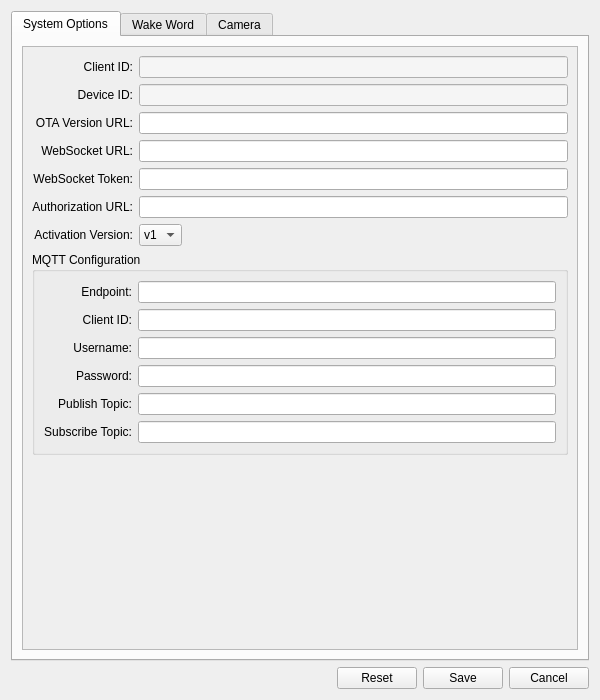
<?xml version="1.0" encoding="UTF-8"?>
<ui version="4.0">
 <class>SettingsWindow</class>
 <widget class="QDialog" name="SettingsWindow">
  <property name="geometry">
   <rect>
    <x>0</x>
    <y>0</y>
    <width>600</width>
    <height>700</height>
   </rect>
  </property>
  <property name="windowTitle">
   <string>Settings</string>
  </property>
  <property name="modal">
   <bool>true</bool>
  </property>
  <layout class="QVBoxLayout" name="verticalLayout">
   <item>
    <widget class="QTabWidget" name="tabWidget">
     <property name="currentIndex">
      <number>0</number>
     </property>
     <widget class="QWidget" name="system_tab">
      <attribute name="title">
       <string>System Options</string>
      </attribute>
      <layout class="QVBoxLayout" name="system_layout">
       <item>
        <widget class="QScrollArea" name="system_scroll">
         <property name="widgetResizable">
          <bool>true</bool>
         </property>
         <widget class="QWidget" name="system_content">
          <property name="geometry">
           <rect>
            <x>0</x>
            <y>0</y>
            <width>574</width>
            <height>474</height>
           </rect>
          </property>
          <layout class="QFormLayout" name="system_form">
           <property name="labelAlignment">
            <set>Qt::AlignRight|Qt::AlignVCenter</set>
           </property>
           <property name="fieldGrowthPolicy">
            <enum>QFormLayout::ExpandingFieldsGrow</enum>
           </property>
           <item row="0" column="0">
            <widget class="QLabel" name="client_id_label">
             <property name="text">
              <string>Client ID:</string>
             </property>
             <property name="alignment">
              <set>Qt::AlignRight|Qt::AlignVCenter</set>
             </property>
            </widget>
           </item>
           <item row="0" column="1">
            <widget class="QLineEdit" name="client_id_edit">
             <property name="readOnly">
              <bool>true</bool>
             </property>
             <property name="styleSheet">
              <string>background-color: #f5f5f5;</string>
             </property>
            </widget>
           </item>
           <item row="1" column="0">
            <widget class="QLabel" name="device_id_label">
             <property name="text">
              <string>Device ID:</string>
             </property>
             <property name="alignment">
              <set>Qt::AlignRight|Qt::AlignVCenter</set>
             </property>
            </widget>
           </item>
           <item row="1" column="1">
            <widget class="QLineEdit" name="device_id_edit">
             <property name="readOnly">
              <bool>true</bool>
             </property>
             <property name="styleSheet">
              <string>background-color: #f5f5f5;</string>
             </property>
            </widget>
           </item>
           <item row="2" column="0">
            <widget class="QLabel" name="ota_url_label">
             <property name="text">
              <string>OTA Version URL:</string>
             </property>
             <property name="alignment">
              <set>Qt::AlignRight|Qt::AlignVCenter</set>
             </property>
            </widget>
           </item>
           <item row="2" column="1">
            <widget class="QLineEdit" name="ota_url_edit"/>
           </item>
           <item row="3" column="0">
            <widget class="QLabel" name="websocket_url_label">
             <property name="text">
              <string>WebSocket URL:</string>
             </property>
             <property name="alignment">
              <set>Qt::AlignRight|Qt::AlignVCenter</set>
             </property>
            </widget>
           </item>
           <item row="3" column="1">
            <widget class="QLineEdit" name="websocket_url_edit"/>
           </item>
           <item row="4" column="0">
            <widget class="QLabel" name="websocket_token_label">
             <property name="text">
              <string>WebSocket Token:</string>
             </property>
             <property name="alignment">
              <set>Qt::AlignRight|Qt::AlignVCenter</set>
             </property>
            </widget>
           </item>
           <item row="4" column="1">
            <widget class="QLineEdit" name="websocket_token_edit"/>
           </item>
           <item row="5" column="0">
            <widget class="QLabel" name="authorization_url_label">
             <property name="text">
              <string>Authorization URL:</string>
             </property>
             <property name="alignment">
              <set>Qt::AlignRight|Qt::AlignVCenter</set>
             </property>
            </widget>
           </item>
           <item row="5" column="1">
            <widget class="QLineEdit" name="authorization_url_edit"/>
           </item>
           <item row="6" column="0">
            <widget class="QLabel" name="activation_version_label">
             <property name="text">
              <string>Activation Version:</string>
             </property>
             <property name="alignment">
              <set>Qt::AlignRight|Qt::AlignVCenter</set>
             </property>
            </widget>
           </item>
           <item row="6" column="1">
            <widget class="QComboBox" name="activation_version_combo">
             <item>
              <property name="text">
               <string>v1</string>
              </property>
             </item>
             <item>
              <property name="text">
               <string>v2</string>
              </property>
             </item>
            </widget>
           </item>
           <item row="7" column="0" colspan="2">
            <widget class="QGroupBox" name="mqtt_group">
             <property name="title">
              <string>MQTT Configuration</string>
             </property>
             <layout class="QFormLayout" name="mqtt_form">
              <property name="labelAlignment">
               <set>Qt::AlignRight|Qt::AlignVCenter</set>
              </property>
              <property name="fieldGrowthPolicy">
               <enum>QFormLayout::ExpandingFieldsGrow</enum>
              </property>
              <item row="0" column="0">
               <widget class="QLabel" name="mqtt_endpoint_label">
                <property name="text">
                 <string>Endpoint:</string>
                </property>
                <property name="alignment">
                 <set>Qt::AlignRight|Qt::AlignVCenter</set>
                </property>
               </widget>
              </item>
              <item row="0" column="1">
               <widget class="QLineEdit" name="mqtt_endpoint_edit"/>
              </item>
              <item row="1" column="0">
               <widget class="QLabel" name="mqtt_client_id_label">
                <property name="text">
                 <string>Client ID:</string>
                </property>
                <property name="alignment">
                 <set>Qt::AlignRight|Qt::AlignVCenter</set>
                </property>
               </widget>
              </item>
              <item row="1" column="1">
               <widget class="QLineEdit" name="mqtt_client_id_edit"/>
              </item>
              <item row="2" column="0">
               <widget class="QLabel" name="mqtt_username_label">
                <property name="text">
                 <string>Username:</string>
                </property>
                <property name="alignment">
                 <set>Qt::AlignRight|Qt::AlignVCenter</set>
                </property>
               </widget>
              </item>
              <item row="2" column="1">
               <widget class="QLineEdit" name="mqtt_username_edit"/>
              </item>
              <item row="3" column="0">
               <widget class="QLabel" name="mqtt_password_label">
                <property name="text">
                 <string>Password:</string>
                </property>
                <property name="alignment">
                 <set>Qt::AlignRight|Qt::AlignVCenter</set>
                </property>
               </widget>
              </item>
              <item row="3" column="1">
               <widget class="QLineEdit" name="mqtt_password_edit">
                <property name="echoMode">
                 <enum>QLineEdit::Password</enum>
                </property>
               </widget>
              </item>
              <item row="4" column="0">
               <widget class="QLabel" name="mqtt_publish_topic_label">
                <property name="text">
                 <string>Publish Topic:</string>
                </property>
                <property name="alignment">
                 <set>Qt::AlignRight|Qt::AlignVCenter</set>
                </property>
               </widget>
              </item>
              <item row="4" column="1">
               <widget class="QLineEdit" name="mqtt_publish_topic_edit"/>
              </item>
              <item row="5" column="0">
               <widget class="QLabel" name="mqtt_subscribe_topic_label">
                <property name="text">
                 <string>Subscribe Topic:</string>
                </property>
                <property name="alignment">
                 <set>Qt::AlignRight|Qt::AlignVCenter</set>
                </property>
               </widget>
              </item>
              <item row="5" column="1">
               <widget class="QLineEdit" name="mqtt_subscribe_topic_edit"/>
              </item>
             </layout>
            </widget>
           </item>
          </layout>
         </widget>
        </widget>
       </item>
      </layout>
     </widget>
     <widget class="QWidget" name="wake_word_tab">
      <attribute name="title">
       <string>Wake Word</string>
      </attribute>
      <layout class="QVBoxLayout" name="wake_word_layout">
       <item>
        <widget class="QScrollArea" name="wake_word_scroll">
         <property name="widgetResizable">
          <bool>true</bool>
         </property>
         <widget class="QWidget" name="wake_word_content">
          <property name="geometry">
           <rect>
            <x>0</x>
            <y>0</y>
            <width>574</width>
            <height>262</height>
           </rect>
          </property>
          <layout class="QFormLayout" name="wake_word_form">
           <property name="labelAlignment">
            <set>Qt::AlignRight|Qt::AlignVCenter</set>
           </property>
           <property name="fieldGrowthPolicy">
            <enum>QFormLayout::ExpandingFieldsGrow</enum>
           </property>
           <item row="0" column="0">
            <widget class="QLabel" name="use_wake_word_label">
             <property name="text">
              <string>Enable Wake Word:</string>
             </property>
             <property name="alignment">
              <set>Qt::AlignRight|Qt::AlignVCenter</set>
             </property>
            </widget>
           </item>
           <item row="0" column="1">
            <widget class="QCheckBox" name="use_wake_word_check"/>
           </item>
           <item row="1" column="0">
            <widget class="QLabel" name="model_path_label">
             <property name="text">
              <string>Model Path:</string>
             </property>
             <property name="alignment">
              <set>Qt::AlignRight|Qt::AlignVCenter</set>
             </property>
            </widget>
           </item>
           <item row="1" column="1">
            <layout class="QHBoxLayout" name="model_path_layout">
             <item>
              <widget class="QLineEdit" name="model_path_edit"/>
             </item>
             <item>
              <widget class="QPushButton" name="model_path_btn">
               <property name="text">
                <string>Browse</string>
               </property>
              </widget>
             </item>
            </layout>
           </item>
           <item row="2" column="0">
            <widget class="QLabel" name="wake_words_label">
             <property name="text">
              <string>Wake Words List:</string>
             </property>
             <property name="alignment">
              <set>Qt::AlignRight|Qt::AlignTop</set>
             </property>
            </widget>
           </item>
           <item row="2" column="1">
            <layout class="QVBoxLayout" name="wake_words_layout">
             <item>
              <widget class="QTextEdit" name="wake_words_edit">
               <property name="maximumSize">
                <size>
                 <width>16777215</width>
                 <height>100</height>
                </size>
               </property>
               <property name="placeholderText">
                <string>One wake word per line</string>
               </property>
              </widget>
             </item>
             <item>
              <widget class="QLabel" name="wake_words_hint">
               <property name="text">
                <string>Tip: Enter one wake word per line, e.g. "Xiao Zhi", "Xiao Mei"</string>
               </property>
               <property name="styleSheet">
                <string>color: #666; font-size: 11px;</string>
               </property>
              </widget>
             </item>
            </layout>
           </item>
          </layout>
         </widget>
        </widget>
       </item>
      </layout>
     </widget>
     <widget class="QWidget" name="camera_tab">
      <attribute name="title">
       <string>Camera</string>
      </attribute>
      <layout class="QVBoxLayout" name="camera_layout">
       <item>
        <widget class="QScrollArea" name="camera_scroll">
         <property name="widgetResizable">
          <bool>true</bool>
         </property>
         <widget class="QWidget" name="camera_content">
          <property name="geometry">
           <rect>
            <x>0</x>
            <y>0</y>
            <width>574</width>
            <height>345</height>
           </rect>
          </property>
          <layout class="QFormLayout" name="camera_form">
           <property name="labelAlignment">
            <set>Qt::AlignRight|Qt::AlignVCenter</set>
           </property>
           <property name="fieldGrowthPolicy">
            <enum>QFormLayout::ExpandingFieldsGrow</enum>
           </property>
           <item row="0" column="0">
            <widget class="QLabel" name="camera_index_label">
             <property name="text">
              <string>Camera Index:</string>
             </property>
             <property name="alignment">
              <set>Qt::AlignRight|Qt::AlignVCenter</set>
             </property>
            </widget>
           </item>
           <item row="0" column="1">
            <widget class="QSpinBox" name="camera_index_spin">
             <property name="minimum">
              <number>0</number>
             </property>
             <property name="maximum">
              <number>10</number>
             </property>
            </widget>
           </item>
           <item row="1" column="0">
            <widget class="QLabel" name="frame_width_label">
             <property name="text">
              <string>Frame Width:</string>
             </property>
             <property name="alignment">
              <set>Qt::AlignRight|Qt::AlignVCenter</set>
             </property>
            </widget>
           </item>
           <item row="1" column="1">
            <widget class="QSpinBox" name="frame_width_spin">
             <property name="minimum">
              <number>320</number>
             </property>
             <property name="maximum">
              <number>1920</number>
             </property>
             <property name="singleStep">
              <number>10</number>
             </property>
             <property name="value">
              <number>640</number>
             </property>
            </widget>
           </item>
           <item row="2" column="0">
            <widget class="QLabel" name="frame_height_label">
             <property name="text">
              <string>Frame Height:</string>
             </property>
             <property name="alignment">
              <set>Qt::AlignRight|Qt::AlignVCenter</set>
             </property>
            </widget>
           </item>
           <item row="2" column="1">
            <widget class="QSpinBox" name="frame_height_spin">
             <property name="minimum">
              <number>240</number>
             </property>
             <property name="maximum">
              <number>1080</number>
             </property>
             <property name="singleStep">
              <number>10</number>
             </property>
             <property name="value">
              <number>480</number>
             </property>
            </widget>
           </item>
           <item row="3" column="0">
            <widget class="QLabel" name="fps_label">
             <property name="text">
              <string>Frame Rate:</string>
             </property>
             <property name="alignment">
              <set>Qt::AlignRight|Qt::AlignVCenter</set>
             </property>
            </widget>
           </item>
           <item row="3" column="1">
            <widget class="QSpinBox" name="fps_spin">
             <property name="minimum">
              <number>1</number>
             </property>
             <property name="maximum">
              <number>60</number>
             </property>
             <property name="value">
              <number>30</number>
             </property>
            </widget>
           </item>
           <item row="4" column="0">
            <widget class="QLabel" name="local_vl_url_label">
             <property name="text">
              <string>Local VL URL:</string>
             </property>
             <property name="alignment">
              <set>Qt::AlignRight|Qt::AlignVCenter</set>
             </property>
            </widget>
           </item>
           <item row="4" column="1">
            <widget class="QLineEdit" name="local_vl_url_edit"/>
           </item>
           <item row="5" column="0">
            <widget class="QLabel" name="vl_api_key_label">
             <property name="text">
              <string>VL API Key:</string>
             </property>
             <property name="alignment">
              <set>Qt::AlignRight|Qt::AlignVCenter</set>
             </property>
            </widget>
           </item>
           <item row="5" column="1">
            <widget class="QLineEdit" name="vl_api_key_edit">
             <property name="echoMode">
              <enum>QLineEdit::Password</enum>
             </property>
            </widget>
           </item>
           <item row="6" column="0">
            <widget class="QLabel" name="models_label">
             <property name="text">
              <string>Models:</string>
             </property>
             <property name="alignment">
              <set>Qt::AlignRight|Qt::AlignVCenter</set>
             </property>
            </widget>
           </item>
           <item row="6" column="1">
            <widget class="QLineEdit" name="models_edit"/>
           </item>
          </layout>
         </widget>
        </widget>
       </item>
      </layout>
     </widget>
    </widget>
   </item>
   <item>
    <layout class="QHBoxLayout" name="button_layout">
     <item>
      <spacer name="button_spacer">
       <property name="orientation">
        <enum>Qt::Horizontal</enum>
       </property>
       <property name="sizeHint" stdset="0">
        <size>
         <width>40</width>
         <height>20</height>
        </size>
       </property>
      </spacer>
     </item>
     <item>
      <widget class="QPushButton" name="reset_btn">
       <property name="text">
        <string>Reset</string>
       </property>
      </widget>
     </item>
     <item>
      <widget class="QPushButton" name="save_btn">
       <property name="text">
        <string>Save</string>
       </property>
      </widget>
     </item>
     <item>
      <widget class="QPushButton" name="cancel_btn">
       <property name="text">
        <string>Cancel</string>
       </property>
      </widget>
     </item>
    </layout>
   </item>
  </layout>
 </widget>
 <resources/>
 <connections/>
</ui>
